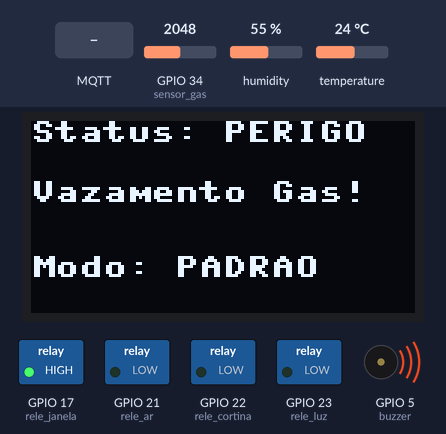
The program below on a simulated ESP32 board running MicroPython. Parts: 128×64 one-colour display, switched loads named in the program (green lamp = pin HIGH), buzzer (waves = sounding). Wiring (from the project's diagram.json): buzzer on GPIO 5, relay on GPIO 17, DHT22 sensor on GPIO 18, relay on GPIO 21, relay on GPIO 22, relay on GPIO 23, PIR motion sensor on GPIO 27, gas sensor on GPIO 34, light sensor on GPIO 35. The inputs (shaded band) are chosen by the test bench; at power-on: GPIO 34 (sensor_gas) = 2048, temperature 24 °C, humidity 55 % (analog values on the 0–4095 scale). WiFi joins after 1.5 s; no MQTT or app messages arrive unless stated; web requests get an empty 200 reply after 0.4 s; library files of the repository ran but are not shown: ssd1306.py; what the program prints to the serial console is not drawn.

Above: at 3.9 s.
4.0 s: MQTT message "cinema" arrives on the first subscribed topic
At 4.5 s:
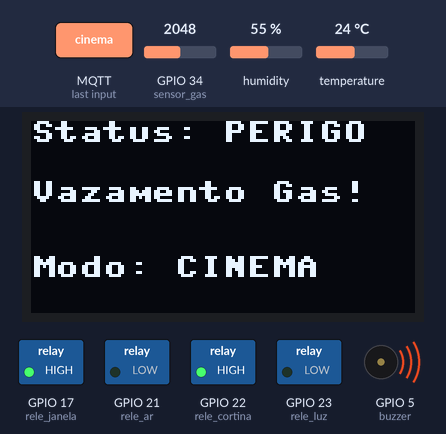
5.6 s: GPIO 34 (sensor_gas) set to 1959
At 6.3 s:
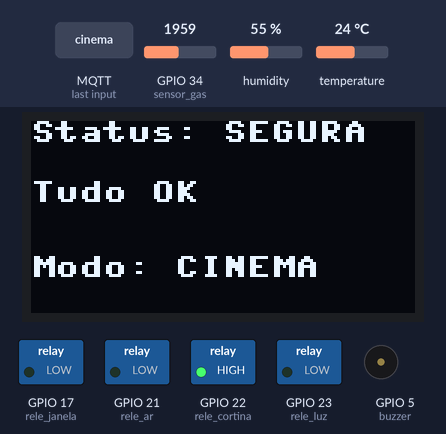
7.1 s: MQTT message "cinema" arrives on the first subscribed topic
At 8.3 s:
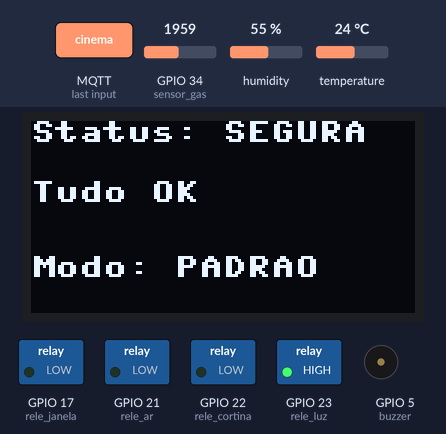
8.6 s: temperature set to 17.4 °C
11.3 s: temperature set to 16.6 °C
At 11.9 s:
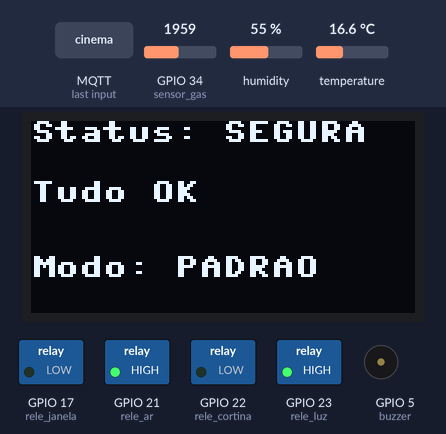
12.8 s: MQTT message "cortina_toggle" arrives on the first subscribed topic
At 13.2 s:
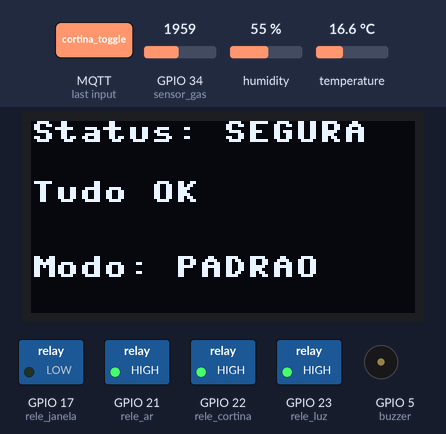
Timing chart, 0 to 15.3 s (numbered marks = the images above; inputs shaded):
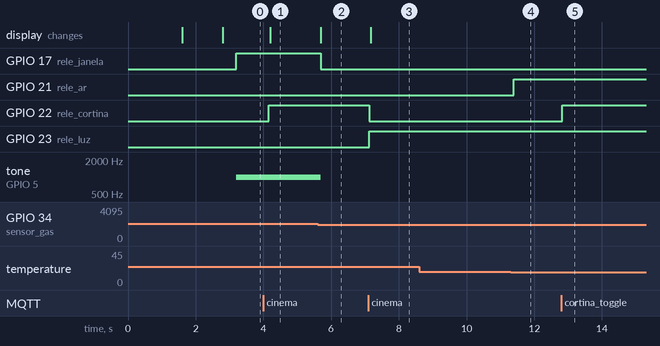

Measured:
- the behaviour switches between 2001 and 2000 on GPIO 34 (sensor_gas) (found by bisection; images 1 and 2)
- the behaviour switches between 17 and 16.9 °C on temperature (found by bisection; images 3 and 4)
- after the input at 4.0 s, GPIO 22 (rele_cortina): LOW → HIGH after 0.15 s; the display: changes after 0.20 s (image 1)
- after the input at 5.6 s, GPIO 17 (rele_janela): HIGH → LOW after 0.09 s; tone on GPIO 5 (buzzer): 1000 Hz → silent after 0.09 s; the display: changes after 0.09 s (image 2)
- after the input at 7.1 s, GPIO 22 (rele_cortina): HIGH → LOW at once; GPIO 23 (rele_luz): LOW → HIGH at once; the display: changes after 0.08 s (image 3)
- after the input at 8.6 s, every drawn part: stays the same
- after the input at 11.3 s, GPIO 21 (rele_ar): LOW → HIGH after 0.09 s
- after the input at 12.8 s, GPIO 22 (rele_cortina): LOW → HIGH at once

The program:

main.py
```python
import machine
from machine import Pin, ADC, PWM, SoftI2C
import time
import dht
import network
from umqtt.simple import MQTTClient
import json
import urequests
import ssd1306

# --- TELA OLED ---
i2c = SoftI2C(scl=Pin(32), sda=Pin(33))
tela = ssd1306.SSD1306_I2C(128, 64, i2c)

def mensagem_tela_cheia(linha1, linha2="", linha3=""):
    tela.fill(0)
    tela.text(linha1, 0, 10)
    tela.text(linha2, 0, 30)
    tela.text(linha3, 0, 50)
    tela.show()

mensagem_tela_cheia("Iniciando...", "Aguarde.")

# --- PINOS DOS SENTIDOS DA CASA ---
sensor_clima = dht.DHT22(Pin(18))
sensor_gas = ADC(Pin(34))
sensor_gas.atten(ADC.ATTN_11DB)
sensor_presenca = Pin(27, Pin.IN)
sensor_luz = ADC(Pin(35))
sensor_luz.atten(ADC.ATTN_11DB)

# --- PINOS DOS MÚSCULOS DA CASA ---
buzzer = PWM(Pin(5))
rele_luz = Pin(23, Pin.OUT)
rele_cortina = Pin(22, Pin.OUT)
rele_ar = Pin(21, Pin.OUT)
rele_janela = Pin(17, Pin.OUT)

# CONFIGURAÇÕES EXTERNAS E EMAIL
URL_PLANILHA = 'https://script.google.com/macros/s/AKfycbw9BJEqROgelaUtEUb5Mb1WVoPXY3Mt1mfrVjHDl172RtE6JUQZ61zIT-IFt4_sLmxh/exec'

# --- CONFIGURAÇÕES DA CASA ---
alarme_ligado = False
modo_ar_auto = True
ar_desligado_manual = False
temperatura_alvo = 22
estado_janela_manual = 0
modo_atual = "PADRAO"

SERVIDOR_MENSAGENS = "broker.hivemq.com"
NOME_DA_PLACA = "casa_inteligente_gabriel"
CANAL_ENVIAR_DADOS = "gabriel/casa/sensores"
CANAL_RECEBER_COMANDOS = "gabriel/casa/comandos"

ultimo_aviso_enviado = 0
INTERVALO_AVISOS = 3000

tempo_ultimo_sheets = 0
soma_temperatura_dia = 0.0
soma_umidade_dia = 0.0
leituras_dia = 0
alerta_ativo = False  # A nossa nova trava de segurança contra atrasos

def conecta_wifi():
    print("Ligando antena Wi-Fi...")
    mensagem_tela_cheia("Conectando", "Wi-Fi...")
    wifi = network.WLAN(network.STA_IF)
    wifi.active(True)
    if wifi.isconnected(): return
    wifi.connect("Wokwi-GUEST", "")
    while not wifi.isconnected():
        print(".", end="")
        time.sleep(0.5)
    print("\nWi-fi Conectado!")
    mensagem_tela_cheia("Wi-Fi", "Conectado!")
    time.sleep(1)

# --- OUVINDO OS BOTÕES DO NODE-RED ---
def ouve_node_red(topico, message):
    global alarme_ligado, modo_ar_auto, temperatura_alvo, estado_janela_manual, ar_desligado_manual, modo_atual

    comando = message.decode('utf-8')
    if len(comando) > 15 and "_" not in comando:
        return

    if comando == "alarme_on":
        alarme_ligado = True
        print("\n[ SEGURANÇA ] -> Alarme ATIVADO!")
    elif comando == "alarme_off":
        alarme_ligado = False
        desliga_barulho()
        print("\n[ SEGURANÇA ] -> Alarme DESATIVADO.")
    elif comando == "cinema":
        if rele_cortina.value() == 0:
            rele_cortina.value(1)
            rele_luz.value(0)
            modo_atual = "CINEMA"
            print("\n[ MODO CINEMA ] -> ATIVADO!")
        else:
            rele_cortina.value(0)
            rele_luz.value(1)
            modo_atual = "PADRAO"
            print("\n[ MODO CINEMA ] -> DESATIVADO!")
    elif comando == "luz_toggle":
        rele_luz.value(not rele_luz.value())
    elif comando == "cortina_toggle":
        rele_cortina.value(not rele_cortina.value())
    elif comando == "janela_toggle":
        estado_janela_manual = 1 if estado_janela_manual == 0 else 0
    elif comando == "ar_auto":
        modo_ar_auto = True
        ar_desligado_manual = False
    elif comando == "ar_off":
        modo_ar_auto = False
        ar_desligado_manual = True
    elif comando == "ar_mais":
        modo_ar_auto = False
        ar_desligado_manual = False
        temperatura_alvo += 1
    elif comando == "ar_menos":
        modo_ar_auto = False
        ar_desligado_manual = False
        temperatura_alvo -= 1

def prepara_mensageiro():
    carteiro = MQTTClient(NOME_DA_PLACA, SERVIDOR_MENSAGENS)
    carteiro.set_callback(ouve_node_red)
    carteiro.connect()
    carteiro.subscribe(CANAL_RECEBER_COMANDOS)
    return carteiro

def toca_sirene():
    buzzer.freq(1000)
    buzzer.duty(512)

def desliga_barulho():
    buzzer.duty(0)

def enviar_email_relatorio(media_t, media_u, qtd_leituras):
    print("\n[ E-MAIL ] -> INICIANDO ENVIO DE E-MAIL COM MÉDIAS...")
    mensagem_tela_cheia("Enviando...", "Relatorio", "por E-mail")
    try:
        dados_email = {
            "tipo": "email",
            "media_t": f"{media_t:.1f}",
            "media_u": f"{media_u:.1f}",
            "qtd_leituras": qtd_leituras
        }
        res_email = urequests.post(URL_PLANILHA, json=dados_email)
        res_email.close()
        print("[ E-MAIL ] -> >>> ENTREGUE COM SUCESSO! <<<")
        mensagem_tela_cheia("E-mail", "Enviado", "com Sucesso!")
        time.sleep(2)
    except Exception as e:
        print("[ E-MAIL ] -> Falha ao enviar:", e)
        mensagem_tela_cheia("Erro no", "E-mail!")
        time.sleep(2)

def atualiza_display_principal(status, motivo):
    tela.fill(0)
    tela.text("Status: " + status, 0, 0)
    tela.text(motivo, 0, 20)
    tela.text("Modo: " + modo_atual, 0, 45)
    tela.show()

desliga_barulho()
rele_luz.value(0); rele_cortina.value(0)
rele_ar.value(0); rele_janela.value(0)

conecta_wifi()
mensageiro = prepara_mensageiro()

print("=======================================")
print("       CASA INTELIGENTE RODANDO        ")
print("=======================================")

while True:
    try:
        agora = time.ticks_ms()
        mensageiro.check_msg()

        sensor_clima.measure()
        temperatura = sensor_clima.temperature()
        umidade = sensor_clima.humidity()
        nivel_gas = sensor_gas.read()
        movimento = sensor_presenca.value()

        # --- DETECTAR MOTIVOS DE SEGURANÇA ---
        aviso_seguranca = "Nenhum Alerta"
        motivo_tela = "Tudo OK"
        status_casa = "SEGURA"

        if nivel_gas > 2000:
            aviso_seguranca = "Alto Nivel de Gas Detectado!"
            motivo_tela = "Vazamento Gas!"
            status_casa = "PERIGO"
        elif temperatura > 45:
            aviso_seguranca = "Temperatura Critica / Incendio!"
            motivo_tela = "Fogo/Calor!"
            status_casa = "PERIGO"
        elif alarme_ligado and movimento == 1:
            aviso_seguranca = "Invasor Detectado no Ambiente!"
            motivo_tela = "INVASOR!"
            status_casa = "PERIGO"

        atualiza_display_principal(status_casa, motivo_tela)

        # --- VERIFICADOR IMEDIATO DE PERIGO (FURA FILA) ---
        if status_casa == "PERIGO":
            if not alerta_ativo:
                alerta_ativo = True
                print(f"\n[ ALERTA URGENTE ] -> {aviso_seguranca} -> Disparando e-mail imediatamente!")
                if URL_PLANILHA != '':
                    try:
                        dados_urgentes = {
                            "tipo": "leitura",
                            "temperatura": temperatura,
                            "umidade": umidade,
                            "gas": nivel_gas,
                            "aviso_seguranca": aviso_seguranca
                        }
                        res_urgente = urequests.post(URL_PLANILHA, json=dados_urgentes)
                        res_urgente.close()
                        print("[ ALERTA URGENTE ] -> Enviado com sucesso para a nuvem!")
                    except Exception as erro_envio:
                        print("[ ALERTA URGENTE ] -> Erro ao tentar enviar:", erro_envio)
        else:
            alerta_ativo = False # Se a casa desarmar o perigo, destranca a linha para o próximo evento

        # --- PROTEÇÃO MÁXIMA REAL ---
        if temperatura > 45 or nivel_gas > 2000:
            toca_sirene()
            rele_janela.value(1)
            rele_ar.value(0)
        else:
            if not (alarme_ligado and movimento == 1):
                desliga_barulho()
            rele_janela.value(estado_janela_manual)

            if modo_ar_auto:
                if temperatura > 28:
                    rele_ar.value(1)
                elif temperatura < 17:
                    rele_ar.value(1)
                elif 20 <= temperatura <= 24:
                    rele_ar.value(0)
            elif ar_desligado_manual:
                rele_ar.value(0)
            else:
                if temperatura >= (temperatura_alvo + 1) or temperatura <= (temperatura_alvo - 1):
                    rele_ar.value(1)
                else:
                    rele_ar.value(0)

            if alarme_ligado and movimento == 1:
                toca_sirene()

        # --- ENVIO DE ROTINA PARA A PLANILHA DO GOOGLE (A CADA 20 SEGUNDOS) ---
        if time.ticks_diff(agora, tempo_ultimo_sheets) > 20000:
            tempo_ultimo_sheets = agora

            print(f"\n[ PLANILHA ] -> Enviando leitura para o Google Sheets... (Lote {leituras_dia + 1}/6)")
            if URL_PLANILHA != '':
                try:
                    dados_enviar = {
                        "tipo": "leitura",
                        "temperatura": temperatura,
                        "umidade": umidade,
                        "gas": nivel_gas,
                        "aviso_seguranca": aviso_seguranca
                    }
                    res_sheets = urequests.post(URL_PLANILHA, json=dados_enviar)
                    res_sheets.close()
                    print("[ PLANILHA ] -> Sincronização OK!")
                except Exception as e:
                    print("[ PLANILHA ] -> Erro na sincronização:", e)

            soma_temperatura_dia += temperatura
            soma_umidade_dia += umidade
            leituras_dia += 1

            if leituras_dia >= 6:
                media_temp_calculada = soma_temperatura_dia / leituras_dia
                media_umid_calculada = soma_umidade_dia / leituras_dia
                enviar_email_relatorio(media_temp_calculada, media_umid_calculada, leituras_dia)

                soma_temperatura_dia = 0.0
                soma_umidade_dia = 0.0
                leituras_dia = 0

        # --- RESUMO NO TERMINAL E ENVIO PARA O NODE-RED ---
        if time.ticks_diff(agora, ultimo_aviso_enviado) >= INTERVALO_AVISOS:
            if modo_ar_auto:
                modo_ar = "AUTO"
            elif ar_desligado_manual:
                modo_ar = "DESLIGADO MANUAL"
            else:
                modo_ar = "MANUAL ({}°C)".format(temperatura_alvo)

            estado_ar = "LIGADO" if rele_ar.value() == 1 else "DESLIGADO"
            estado_luz = "LIGADA" if rele_luz.value() == 1 else "DESLIGADA"
            estado_cortina = "FECHADA" if rele_cortina.value() == 1 else "ABERTA"
            estado_alarme_texto = "ATIVADO" if alarme_ligado else "DESATIVADO"

            print("\n--- RESUMO DA CASA ---")
            print(f"Clima: {temperatura}°C | Umidade: {umidade}% | Gás: {nivel_gas}")
            print(f"Ar Condicionado: {estado_ar} [{modo_ar}]")
            print(f"Luz: {estado_luz} | Cortina: {estado_cortina} | Modo: {modo_atual}")
            print(f"Segurança: {estado_alarme_texto} | Alerta: {aviso_seguranca}")
            print("----------------------")

            pacote_de_dados = {
                "temperatura_atual": temperatura,
                "nivel_gas": nivel_gas,
                "movimento": movimento,
                "alarme_armado": alarme_ligado,
                "ar_ligado": rele_ar.value(),
                "janela_aberta": rele_janela.value(),
                "modo_ar_auto": modo_ar_auto,
                "ar_desligado_manual": ar_desligado_manual,
                "temperatura_alvo": temperatura_alvo,
                "aviso_seguranca": aviso_seguranca,
                "modo_atual": modo_atual
            }
            mensagem_texto = json.dumps(pacote_de_dados)
            # umqtt.simple.MQTTClient.publish(topic, msg) expects the message
            # as a positional argument, not a keyword. Send the JSON string.
            mensageiro.publish(CANAL_ENVIAR_DADOS, mensagem_texto)
            ultimo_aviso_enviado = agora

    except Exception as erro:
        print("Tropeço geral no sistema:", erro)

    time.sleep(0.2)
```
